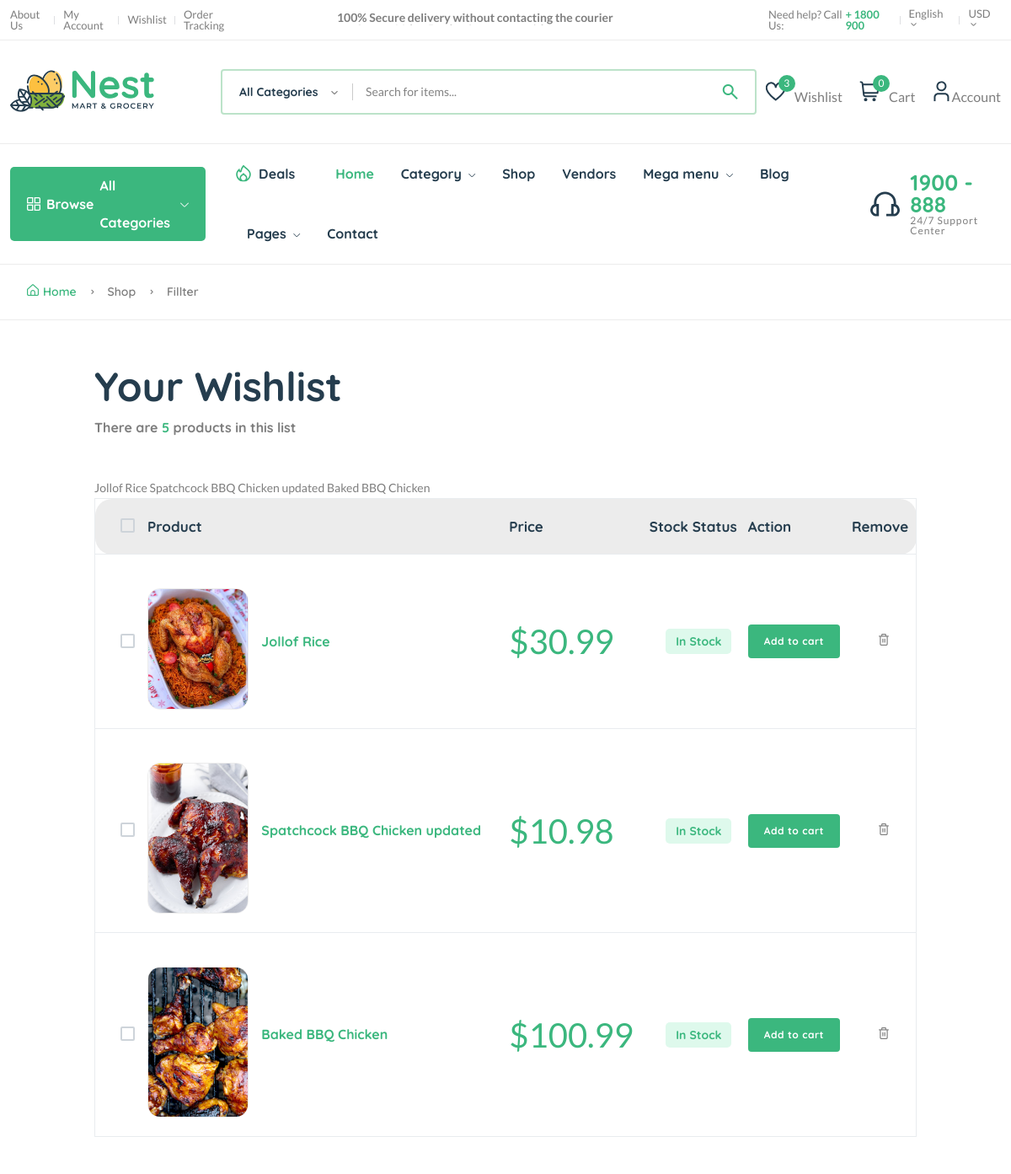
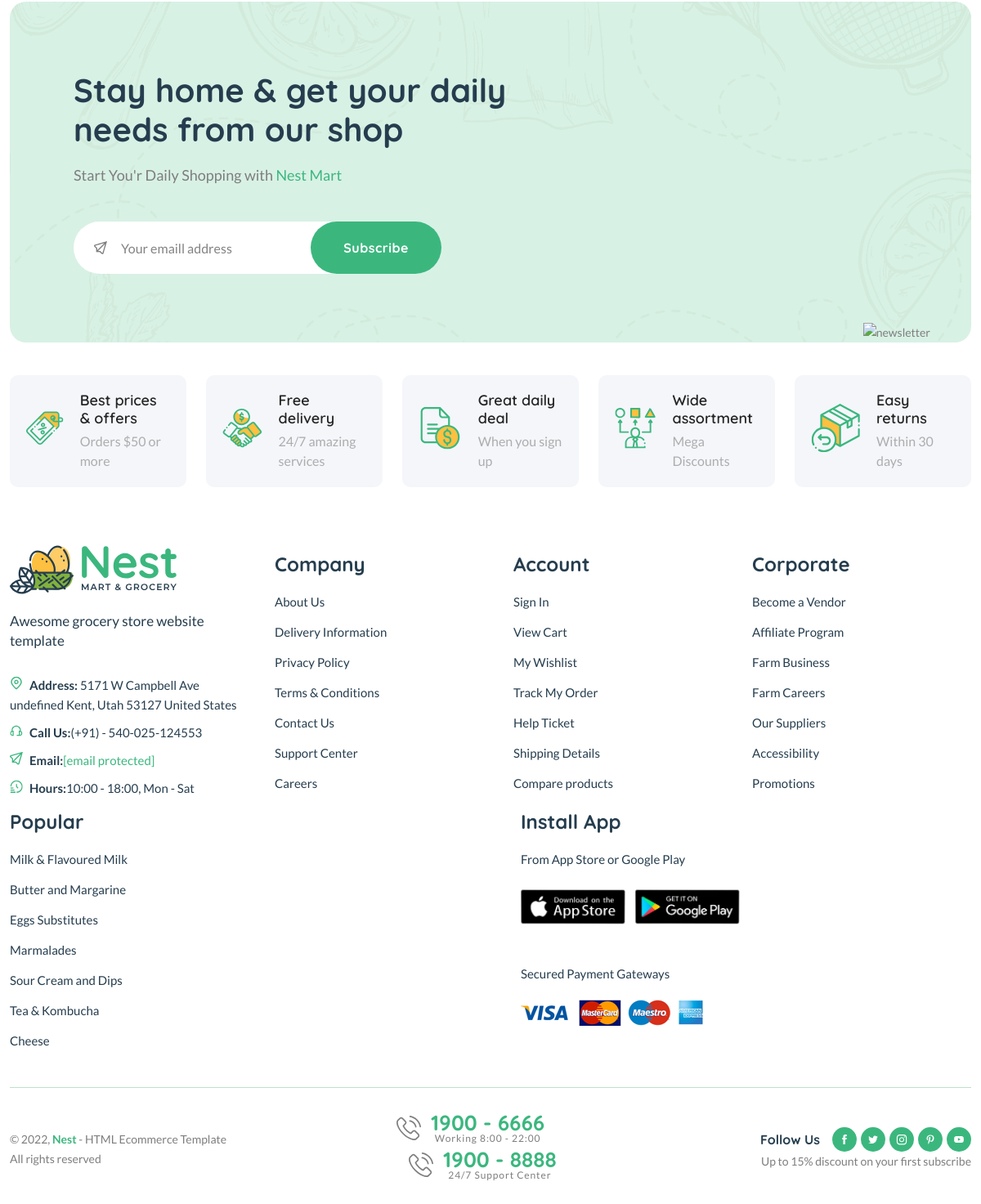
Page /wishlist/ (signed in) on the committed database (2 pictures, top to bottom).
### core/models.py (models this page shows, shortened)
class wishlist_model(models.Model):
    user = models.ForeignKey(User, on_delete=models.SET_NULL, null=True)
    product = models.ForeignKey(Product, on_delete=models.SET_NULL, null=True)
    date = models.DateTimeField(auto_now_add=True)
    class Meta:
        verbose_name_plural = "wishlists"
    def __str__(self):
        return self.product.title

class Product(models.Model):
    pid = ShortUUIDField(unique=True, length=10,
                         max_length=20, alphabet="abcdefgh12345")
    user = models.ForeignKey(User, on_delete=models.SET_NULL, null=True)
    category = models.ForeignKey(
        Category, on_delete=models.SET_NULL, null=True, related_name="category")
    vendor = models.ForeignKey(
        Vendor, on_delete=models.SET_NULL, null=True, related_name="product")
    title = models.CharField(max_length=100, default="Fresh Pear")
    image = models.ImageField(
        upload_to=user_directory_path, default="product.jpg")
    description = CKEditor5Field(config_name='extends', null=True, blank=True)
    price = models.DecimalField(
        max_digits=99999999999999, decimal_places=2, default="1.99")
    old_price = models.DecimalField(
        max_digits=99999999999999, decimal_places=2, default="2.99")
    specifications = CKEditor5Field(config_name='extends', null=True, blank=True)
    type = models.CharField(
        max_length=100, default="Organic", null=True, blank=True)
    stock_count = models.CharField(
        max_length=100, default="10", null=True, blank=True)
    life = models.CharField(
        max_length=100, default="100 Days", null=True, blank=True)
    mfd = models.DateTimeField(auto_now_add=False, null=True, blank=True)
    tags = TaggableManager(blank=True)
    product_status = models.CharField(
        choices=STATUS, max_length=10, default="in_review")
    status = models.BooleanField(default=True)
    in_stock = models.BooleanField(default=True)
    featured = models.BooleanField(default=False)
    digital = models.BooleanField(default=False)
    sku = ShortUUIDField(unique=True, length=4, max_length=10,
                         prefix="sku", alphabet="1234567890")
    date = models.DateTimeField(auto_now_add=True)
    updated = models.DateTimeField(null=True, blank=True)
    class Meta:
        verbose_name_plural = "Products"

### core/views.py (the view)
# urls.py: path("wishlist/", wishlist_view, name="wishlist"),
@login_required
def wishlist_view(request):
    wishlist = wishlist_model.objects.all()
    context = {
        "w":wishlist
    }
    return render(request, "core/wishlist.html", context)

### core/context_processor.py (called while the page is built)
def default(request):
    categories = Category.objects.all()
    vendors = Vendor.objects.all()
    min_max_price = Product.objects.aggregate(Min("price"), Max("price"))
    if request.user.is_authenticated:
        try:
            wishlist = wishlist_model.objects.filter(user=request.user)
        except:
            messages.warning(request, "You need to login before accessing your wishlist.")
            wishlist = 0
    else:
        wishlist = 0
    try:
        address = Address.objects.get(user=request.user)
    except:
        address = None
    return {
        'categories':categories,
        'wishlist':wishlist,
        'address':address,
        'vendors':vendors,
        'min_max_price':min_max_price,
    }

### templates/core/wishlist.html (shortened to what this page needs)
{% extends 'partials/base.html' %}
{% load static %}
{% block content %}
    <main class="main" id="wishlist-list">
        <div class="page-header breadcrumb-wrap">
            <div class="container">
                <div class="breadcrumb">
                    <a href="index.html" rel="nofollow"><i class="fi-rs-home mr-5"></i>Home</a>
                    <span></span> Shop <span></span> Fillter
                </div>
            </div>
        </div>
        <div class="container mb-30 mt-50">
            <div class="row">
                <div class="col-xl-10 col-lg-12 m-auto">
                    <div class="mb-50">
                        <h1 class="heading-2 mb-10">Your Wishlist</h1>
                        <h6 class="text-body">There are <span class="text-brand">5</span> products in this list</h6>
                    </div>
                    <div class="table-responsive shopping-summery">
                        <table class="table table-wishlist">
                            <thead>
                                <tr class="main-heading">
                                    <th class="custome-checkbox start pl-30">
                                        <label class="form-check-label" for="exampleCheckbox11"></label>
                                    </th>
                                    <th scope="col" colspan="2">Product</th>
                                    <th scope="col">Price</th>
                                    <th scope="col">Stock Status</th>
                                    <th scope="col">Action</th>
                                    <th scope="col" class="end">Remove</th>
                                </tr>
                            </thead>
                            <tbody>
                                {% for w in w %}
                                <tr class="pt-30">
                                    <td class="custome-checkbox pl-30">
                                        <label class="form-check-label" for="exampleCheckbox1"></label>
                                    </td>
                                    <td class="image product-thumbnail pt-40"><img src="{{w.product.image.url}}" alt="#" /></td>
                                    <td class="product-des product-name">
                                        <h6><a class="product-name mb-10" href="{% url 'core:product-detail' w.product.pid %}">{{ w.product.title|truncatechars:30 }}</a></h6>
                                    </td>
                                    <td class="price d-fdlex fs-1" data-title="Price">
                                        <span class="text-brand">$</span><span class="text-brand current-product-price-{{ w.product.id }}">{{ w.product.price }}</span>
                                    </td>
                                    <td class="text-center detail-info" data-title="Stock">
                                        <span class="stock-status in-stock mb-0"> {% if w.product.in_stock %} In Stock {% else %} Out of Stock {% endif %}</span>
                                    </td>
                                    <td class="text-right" data-title="Cart">
                                        <button class="btn btn-sm add-to-cart-btn" data-index="{{ w.product.id }}">Add to cart</button>
                                    </td>
                                    <td class="action text-center" data-title="Remove">
                                        <button style="border: none; background: none;" data-wishlist-product="{{ w.id }}"  class="text-body delete-wishlist-product"><i class="fi-rs-trash"></i></button>
                                    </td>
                                </tr>
                                {% empty %}
                                <tr>
                                    <td><p>Nothing in wishlist yet...</p></td>
                                </tr>
                                {% endfor %}
                            </tbody>
                        </table>
                    </div>
                </div>
            </div>
        </div>
    </main>
{% endblock content %}

### rows in the picture
wishlist_model: product.image (picture), product "Jollof Rice", product.price "30.99", shows "In Stock"
wishlist_model: product.image (picture), product "Spatchcock BBQ Chicken updated", product.price "10.98", shows "In Stock"
wishlist_model: product.image (picture), product "Baked BBQ Chicken", product.price "100.99", shows "In Stock"

### other values in the picture
{{ wishlist.count }} "3"
{{ request.session.cart_data_obj|length }} "0"
